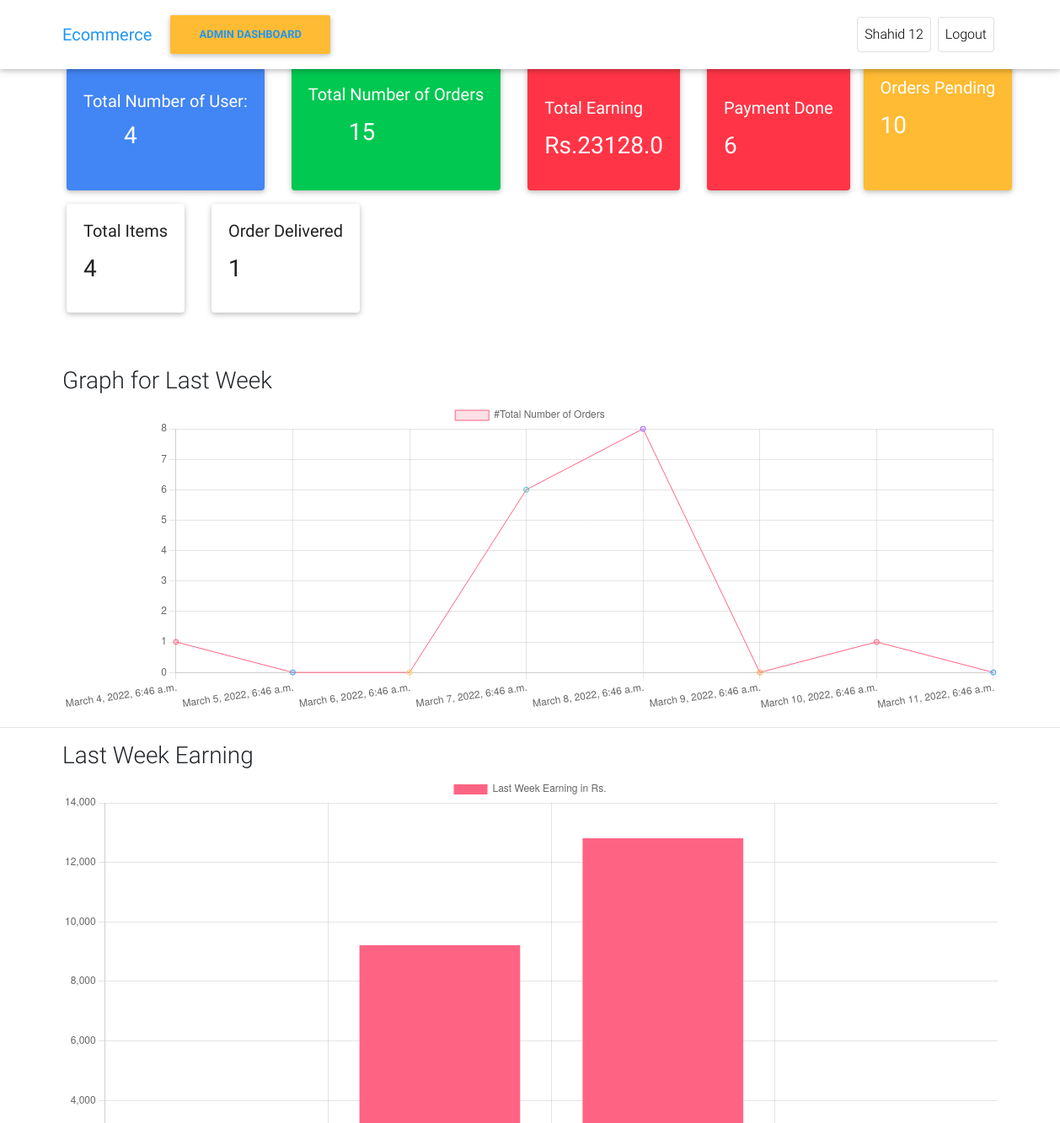
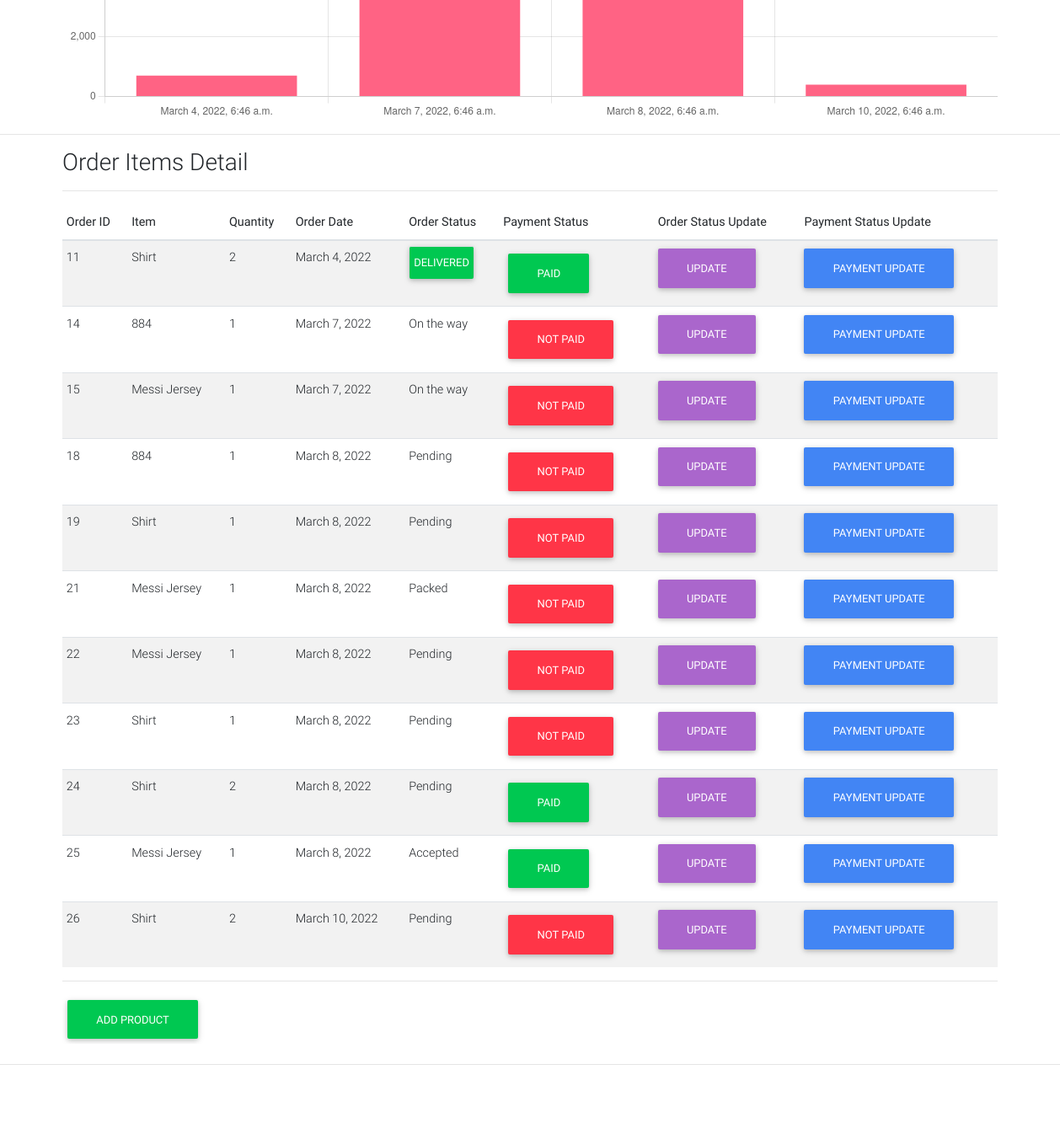
Page /admin-dashboard/ (signed in) on the earlier database version (2 pictures, top to bottom).
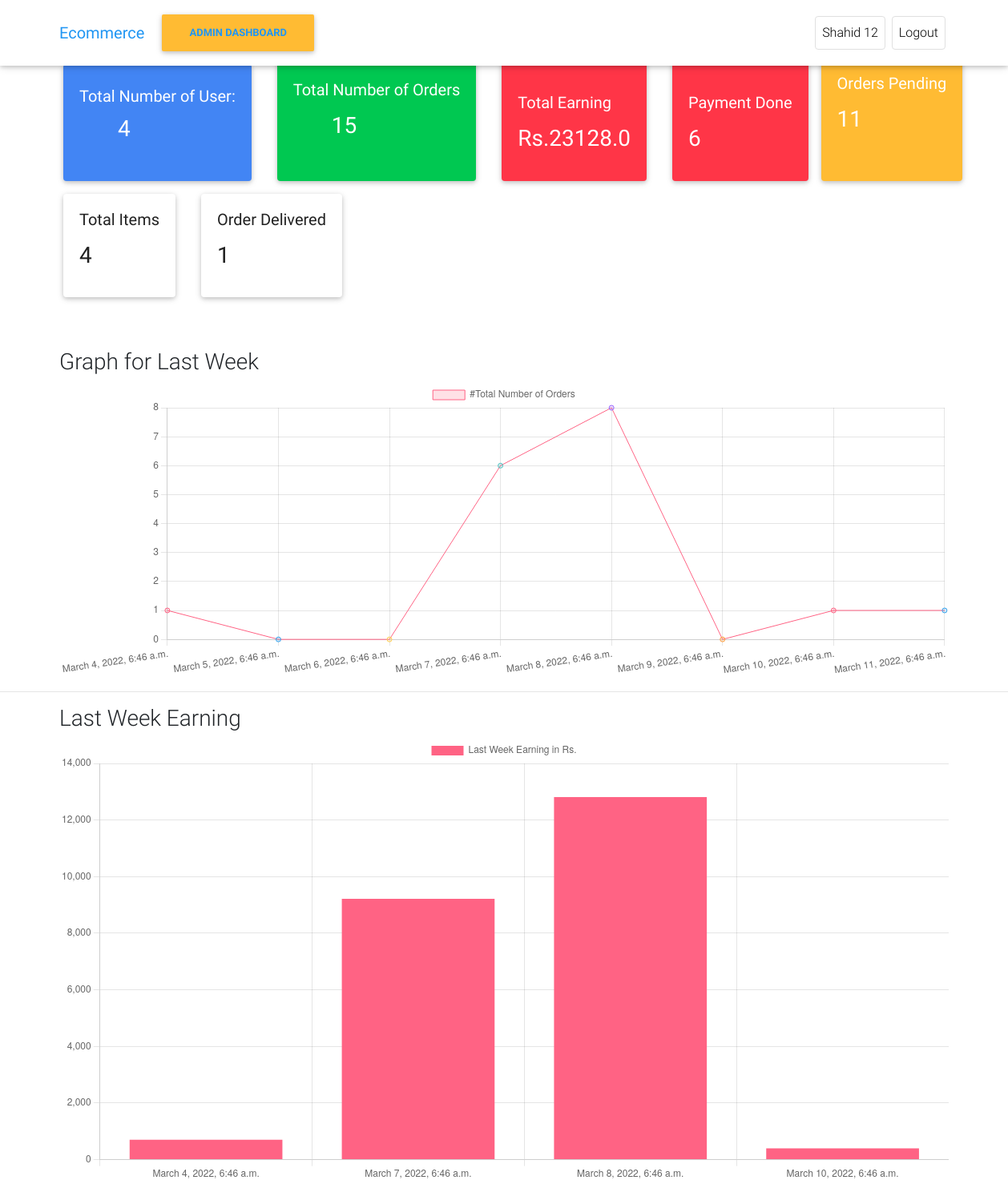
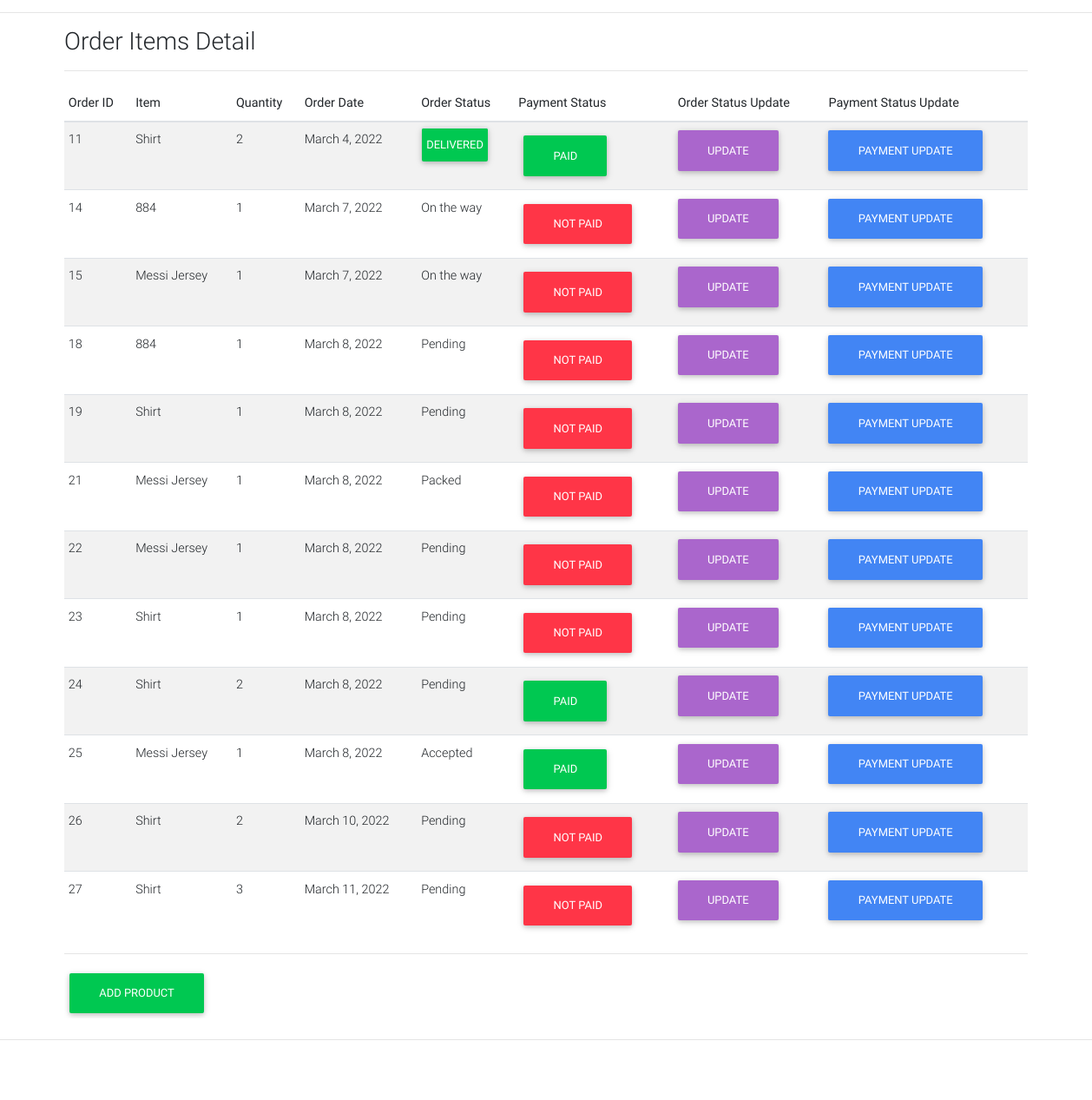
Same page on the later database version (2 pictures, top to bottom).
### front/models.py (models this page shows, shortened)
class Order(models.Model):
    user=models.ForeignKey(Customer,on_delete=models.CASCADE)
    ref_code=models.CharField(max_length=20,blank=True,null=True)
    items=models.ManyToManyField(OrderItem)
    start_date = models.DateTimeField(auto_now_add=True)
    ordered_date=models.DateField()
    ordered=models.BooleanField(default=False)#it check whether has been ordered or not
    billing_address=models.ForeignKey('Address',related_name='billing_address',on_delete=models.SET_NULL,blank=True,null=True)
    shipping_address=models.ForeignKey('Address',related_name='shipping_address',on_delete=models.SET_NULL,blank=True,null=True)
    payment_detail=models.ForeignKey('Payments',on_delete=models.SET_NULL,blank=True,null=True)
    coupon=models.ForeignKey('Coupon',on_delete=models.SET_NULL,blank=True,null=True)
    being_delivered=models.BooleanField(default=False)#deliver hogaya
    received=models.BooleanField(default=False)#order hmne receive karliya
    order_status=models.CharField(choices=status,max_length=10,default='Pe')
    refund_requested=models.BooleanField(default=False)
    refund_granted=models.BooleanField(default=False)

class OrderItem(models.Model):
    user=models.ForeignKey(Customer,on_delete=models.CASCADE,null=True,blank=True)
    ordered=models.BooleanField(default=False)
    item=models.ForeignKey(Item,on_delete=models.CASCADE)
    quantity=models.IntegerField(default=1)

class Item(models.Model):
    title=models.CharField(max_length=50)
    price=models.FloatField()
    discount_price=models.FloatField(blank=True,null=True)
    category=models.CharField(choices=CATEGORY_CHOICES,max_length=2)
    label=models.CharField(choices=LABEL_CHOICES,max_length=1)
    slug=models.SlugField()
    description=models.TextField()
    image=models.ImageField(upload_to='Images',null=True,blank=True)

### front/views.py (the view)
# urls.py: path('admin-dashboard/',  views.admin_dashboard, name='admin_dashboard'),
@login_required(login_url="login/")
def admin_dashboard(request):
    users=Customer.objects.all().count()
    total_ordered=Order.objects.filter(ordered=True).count()
    total_earnings=Payments.objects.aggregate(Sum('amount'))
    print(total_earnings['amount__sum'])
    order_pending=Order.objects.filter(order_status="Pe").count()
    order_delivered=Order.objects.filter(order_status="D").count()
    order_payment_done=Order.objects.filter(payment_detail__paid=True).count()
    orders=Order.objects.all()
    total_items=Item.objects.all().count()
    today=datetime.datetime.now()
    last_week=today-datetime.timedelta(days=7)
    seven_days_count=[]
    seven_days_date=[]
    seven_days_earning=[]
    seven_days_record=[]
    n=0
    while(n<8):
        if n==0:
            last_week
        else:
            last_week=last_week+datetime.timedelta(days=1)
        seven_days_date.append(last_week)
        last_seven_days_orders=Order.objects.filter(ordered_date=last_week)
        last_seven_days_orders_count=last_seven_days_orders.count()
        payment=Payments.objects.filter(timestamp__date=last_week.date())
        total_earning=payment.aggregate(Sum('amount'))
        if total_earning['amount__sum']:
            seven_days_earning.append(total_earning['amount__sum'])
            seven_days_record.append(last_week)
        seven_days_count.append(last_seven_days_orders_count)
        n+=1
    context={'orders':orders,'users':users,'total_ordered':total_ordered,'total_earnings':total_earnings['amount__sum']
    ,'order_pending':order_pending,'total_items':total_items,'seven_days_count':seven_days_count,'seven_days_date':seven_days_date,
    'seven_days_earning':seven_days_earning,'seven_days_record':seven_days_record,'order_delivered':order_delivered,'order_payment_done':order_payment_done
    ,'payment':payment}
    return render(request,'Ecommerce/admin_dashboard.html',context=context)

### front/templates/Ecommerce/admin_dashboard.html (shortened to what the changed rows need)
<!DOCTYPE html>
{% load static %}
{% load cart_template_tags %}
<html lang="en">
    <head>
        <link rel="stylesheet"
              href="https://use.fontawesome.com/releases/v5.11.2/css/all.css">
        <link href="{% static 'css/bootstrap.min.css' %}" rel="stylesheet">
        <link href="{% static 'css/mdb.min.css' %}" rel="stylesheet">
        <link href="{% static 'static' %}" rel="stylesheet">
    </head>
    <body>
            <div id="carousel-example-1z"
                 class="carousel slide carousel-fade pt-4"
                 data-ride="carousel">
{% if user.is_authenticated and user.is_staff and user.is_superuser %}
<main>
        <div class="container-fluid row m-5 ">
            <div class="card text-white bg-primary mb-3 mx-3 mt-2"
                 style="max-width: 18rem;">
                <div class="card-body">
                    <h5 class="card-title mt-2">
                        Total Number of User:
                    </h5>
                    <p class="card-title">
                        <h3 class="mx-5">{{users}}<h3>
                    </p>
                </div>
            </div>
            <div class="card text-white bg-success mb-3 mx-3" style="max-width: 18rem;">
                <div class="card-body">
                    <h5 class="card-title mt-2">
                        Total Number of Orders
                    </h5>
                    <p class="card-text">
                        <h3 class="mx-5">{{total_ordered}}<h3>
                    </p>
                </div>
            </div>
            <div class="card text-white bg-danger mb-3 mx-3" style="max-width: 18rem;">
                <div class="card-body">
                    <h5 class="card-title">
                        <br>
                        Total   Earning
                    </h5>
                    <p class="card-text mx-5">
                        <h3>Rs.{{total_earnings}}</h3>
                    </p>
                </div>
            </div>
            <div class="card text-white bg-danger mb-3 mx-3" style="max-width: 18rem;">
                <div class="card-body">
                    <h5 class="card-title">
                        <br>
                        Payment Done
                    </h5>
                    <p class="card-text mx-5">
                        <h3>{{order_payment_done}}</h3>
                    </p>
                </div>
            </div>
            <div class="card text-white bg-warning mb-3" style="max-width: 18rem;">
                <div class="card-body">
                    <h5 class="card-title">
                        Orders Pending
                     </h5>
                    <p class="card-text mx-5">
                        <h3>{{order_pending}}</h3>
                    </p>
                </div>
            </div>
            <div class="card text-dark bg-white mb-3 mx-3" style="max-width: 18rem;">
                <div class="card-body">
                    <h5 class="card-title">
                        Total Items
                     </h5>
                    <p class="card-text mx-5">
                        <h3>{{total_items}}</h3>
                    </p>
                </div>
            </div>
            <div class="card text-dark bg-white mb-3 mx-3" style="max-width: 18rem;">
                <div class="card-body">
                    <h5 class="card-title">
                        Order Delivered
                     </h5>
                    <p class="card-text mx-5">
                        <h3>{{order_delivered}}</h3>
                    </p>
                </div>
            </div>
        </div>
</main>
<div class="container ">
  <h3>Graph for Last Week</h3>
    <canvas id="myChart" width="300" height="100"></canvas>
<script>
const ctx = document.getElementById('myChart').getContext('2d');
const myChart = new Chart(ctx, {
    type: 'line',
    data: {
        labels: [{% for days in seven_days_date %}'{{days}}',{% endfor %}],
        datasets: [{
            label: '#Total Number of Orders',
            data: [{% for count_of_orders in seven_days_count %}'{{count_of_orders}}',{% endfor %},1,2,3,4,5,6,7],
            backgroundColor: [
                'rgba(255, 99, 132, 0.2)',
                'rgba(54, 162, 235, 0.2)',
                'rgba(255, 206, 86, 0.2)',
                'rgba(75, 192, 192, 0.2)',
                'rgba(153, 102, 255, 0.2)',
                'rgba(255, 159, 64, 0.2)'
            ],
            borderColor: [
                'rgba(255, 99, 132, 1)',
                'rgba(54, 162, 235, 1)',
                'rgba(255, 206, 86, 1)',
                'rgba(75, 192, 192, 1)',
                'rgba(153, 102, 255, 1)',
                'rgba(255, 159, 64, 1)'
            ],
            borderWidth: 1
        }]
    },
    options: {
      responsive: true,
      maintainAspectRatio: true,
        scales: {
            y: {
                beginAtZero: true,
                stepSize: 1,
            }
        }
    }
});
</script>
</div>
<hr>
<div class="container">
  <h3>Last Week Earning</h3>
  <canvas id="myAnotherChart"></canvas>
  <script>
    const myAnotherChart = new Chart(
      document.getElementById('myAnotherChart'),
      config
    );
  </script>
</div>
<hr>
<div class="container mt-3">
    <h3>Order Items Detail</h3>
    <hr>
    <div class="table-responsive">
        <table class="table table-striped table-sm">
          <thead>
            <tr>
              <th scope="col">Order ID</th>
              <th scope="col">Item</th>
              <th scope="col">Quantity</th>
              <th scope="col">Order Date</th>
              <th scope="col">Order Status</th>
              <th scope="col">Payment Status</th>
               <th scope="col">Order Status Update</th>
               <th scope="col">Payment Status Update</th>
            </tr>
          </thead>
          <tbody>
            {% for order in orders %}
            {% for items in order.items.all %}
            <tr>
              <td>{{order.id}}</td>
              <td>{{items.item.title}}</td>
              <td>{{items.quantity}}</td>
              <td>{{order.ordered_date}}</td>
              {% if order.order_status == 'D' %}
              <td class="btn btn-success">{{order.get_order_status_display}}</td>
              {% else %}
              <td >{{order.get_order_status_display}}</td>
              {% endif %}
              <td>{% if order.payment_detail.paid %}<span class="btn btn-success">Paid</span>{% else %}<span class="btn btn-danger">Not Paid</span>{% endif %}
                </td>
              <td><a href="{% url 'update-order-status' order.id %}" class="btn btn-secondary">Update</a></td>
              <td><a href="{% url 'update-payment-status' order.id %}" class="btn btn-primary">Payment Update</a></td>
            </tr>
            {% endfor %}
            {% endfor %}
          </tbody>
        </table>
        <hr>
        <a class="btn btn-success" href="{% url 'admin-add-item' %}">Add Product</a>
      </div>
</div>
{% else %}
<h2>You have no access to this Page.This page is for admin</h2>
{% endif %}
</body>
</html>

Differences in the rows shown:
added Order: id "27", ordered_date "March 11, 2022", order_status "Pending"
added OrderItem: item "Shirt", quantity "3", shows "NOT PAID"
Other differences:
{{ order_pending }}: "10" → "11"
chart data {{ count_of_orders }}: 1, 0, 0, 6, 8, 0, 1, 0 → 1, 0, 0, 6, 8, 0, 1, 1
